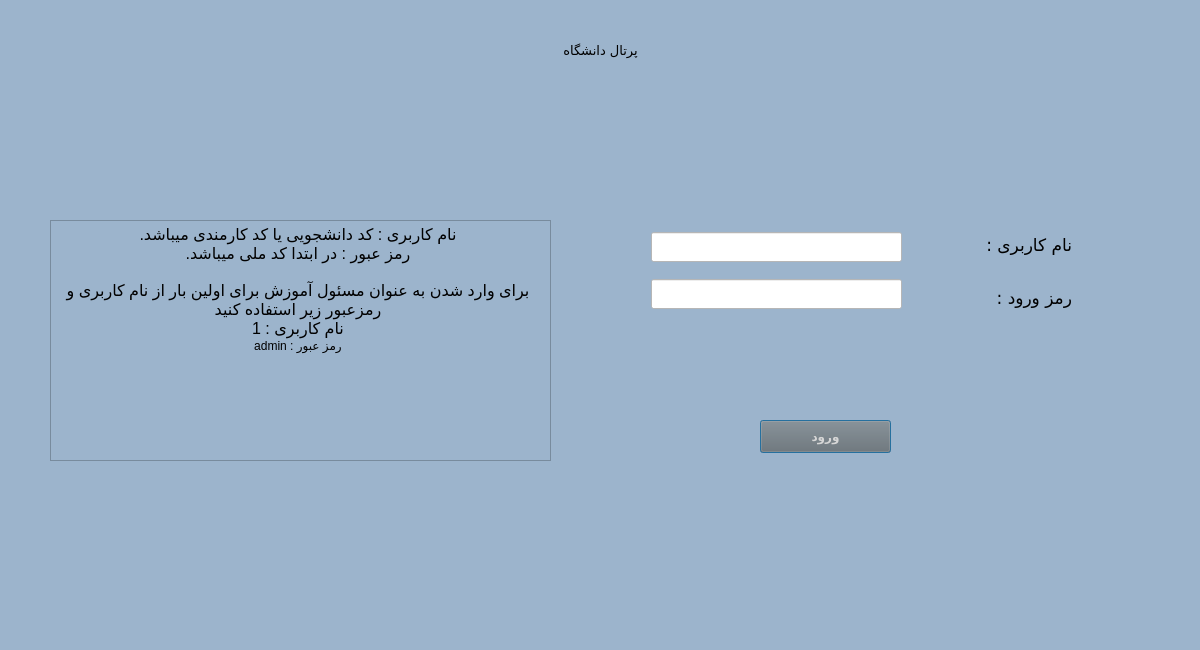
<?xml version="1.0" encoding="UTF-8"?>
<ui version="4.0">
 <class>LoginDialog</class>
 <widget class="QDialog" name="LoginDialog">
  <property name="geometry">
   <rect>
    <x>0</x>
    <y>0</y>
    <width>1200</width>
    <height>650</height>
   </rect>
  </property>
  <property name="windowTitle">
   <string>Dialog</string>
  </property>
  <property name="styleSheet">
   <string notr="true">background-color:rgb(156, 180, 204)</string>
  </property>
  <widget class="QTextBrowser" name="textBrowser">
   <property name="geometry">
    <rect>
     <x>50</x>
     <y>220</y>
     <width>501</width>
     <height>241</height>
    </rect>
   </property>
   <property name="sizePolicy">
    <sizepolicy hsizetype="Fixed" vsizetype="Fixed">
     <horstretch>0</horstretch>
     <verstretch>0</verstretch>
    </sizepolicy>
   </property>
   <property name="html">
    <string>&lt;!DOCTYPE HTML PUBLIC &quot;-//W3C//DTD HTML 4.0//EN&quot; &quot;http://www.w3.org/TR/REC-html40/strict.dtd&quot;&gt;
&lt;html&gt;&lt;head&gt;&lt;meta name=&quot;qrichtext&quot; content=&quot;1&quot; /&gt;&lt;style type=&quot;text/css&quot;&gt;
p, li { white-space: pre-wrap; }
&lt;/style&gt;&lt;/head&gt;&lt;body style=&quot; font-family:'MS Shell Dlg 2'; font-size:7.8pt; font-weight:400; font-style:normal;&quot;&gt;
&lt;p align=&quot;center&quot; style=&quot; margin-top:0px; margin-bottom:0px; margin-left:0px; margin-right:5px; -qt-block-indent:0; text-indent:0px;&quot;&gt;&lt;span style=&quot; font-family:'B roya'; font-size:12pt;&quot;&gt;.نام کاربری : کد دانشجویی یا کد کارمندی میباشد&lt;br /&gt;رمز عبور : در ابتدا کد ملی میباشد.&lt;br /&gt;&lt;br /&gt;برای وارد شدن به عنوان مسئول آموزش برای اولین بار از نام کاربری و رمزعبور زیر استفاده کنید&lt;br /&gt;نام کاربری : 1&lt;/span&gt;&lt;span style=&quot; font-family:'aria'; font-size:9pt;&quot;&gt;&lt;br /&gt;admin : رمز عبور&lt;/span&gt;&lt;/p&gt;&lt;/body&gt;&lt;/html&gt;</string>
   </property>
  </widget>
  <widget class="QLabel" name="label">
   <property name="geometry">
    <rect>
     <x>550</x>
     <y>30</y>
     <width>101</width>
     <height>41</height>
    </rect>
   </property>
   <property name="font">
    <font>
     <family>B Jadid</family>
     <pointsize>10</pointsize>
    </font>
   </property>
   <property name="text">
    <string>پرتال دانشگاه</string>
   </property>
   <property name="alignment">
    <set>Qt::AlignCenter</set>
   </property>
  </widget>
  <widget class="QPushButton" name="pushButton_login">
   <property name="geometry">
    <rect>
     <x>760</x>
     <y>420</y>
     <width>131</width>
     <height>33</height>
    </rect>
   </property>
   <property name="minimumSize">
    <size>
     <width>0</width>
     <height>30</height>
    </size>
   </property>
   <property name="font">
    <font>
     <family>B Nazanin</family>
     <pointsize>9</pointsize>
     <weight>75</weight>
     <bold>true</bold>
    </font>
   </property>
   <property name="styleSheet">
    <string notr="true">background-color:rgb(111, 111, 111);
color: rgb(214, 214, 214);

</string>
   </property>
   <property name="text">
    <string>ورود</string>
   </property>
  </widget>
  <widget class="QWidget" name="layoutWidget">
   <property name="geometry">
    <rect>
     <x>651</x>
     <y>221</y>
     <width>421</width>
     <height>101</height>
    </rect>
   </property>
   <layout class="QHBoxLayout" name="horizontalLayout">
    <item>
     <layout class="QVBoxLayout" name="verticalLayout_3">
      <item>
       <widget class="QLineEdit" name="lineEdit_username">
        <property name="minimumSize">
         <size>
          <width>0</width>
          <height>30</height>
         </size>
        </property>
        <property name="styleSheet">
         <string notr="true">background-color: white;</string>
        </property>
       </widget>
      </item>
      <item>
       <widget class="QLineEdit" name="lineEdit_password">
        <property name="minimumSize">
         <size>
          <width>0</width>
          <height>30</height>
         </size>
        </property>
        <property name="contextMenuPolicy">
         <enum>Qt::DefaultContextMenu</enum>
        </property>
        <property name="styleSheet">
         <string notr="true">background-color: white;</string>
        </property>
        <property name="echoMode">
         <enum>QLineEdit::Password</enum>
        </property>
       </widget>
      </item>
     </layout>
    </item>
    <item>
     <layout class="QVBoxLayout" name="verticalLayout_2">
      <item>
       <spacer name="horizontalSpacer">
        <property name="orientation">
         <enum>Qt::Horizontal</enum>
        </property>
        <property name="sizeType">
         <enum>QSizePolicy::Maximum</enum>
        </property>
        <property name="sizeHint" stdset="0">
         <size>
          <width>88</width>
          <height>20</height>
         </size>
        </property>
       </spacer>
      </item>
      <item>
       <spacer name="horizontalSpacer_2">
        <property name="orientation">
         <enum>Qt::Horizontal</enum>
        </property>
        <property name="sizeType">
         <enum>QSizePolicy::Maximum</enum>
        </property>
        <property name="sizeHint" stdset="0">
         <size>
          <width>78</width>
          <height>20</height>
         </size>
        </property>
       </spacer>
      </item>
     </layout>
    </item>
    <item>
     <layout class="QVBoxLayout" name="verticalLayout">
      <item>
       <widget class="QLabel" name="label_2">
        <property name="font">
         <font>
          <family>B Roya</family>
          <pointsize>13</pointsize>
         </font>
        </property>
        <property name="text">
         <string>نام کاربری :</string>
        </property>
       </widget>
      </item>
      <item>
       <widget class="QLabel" name="label_3">
        <property name="font">
         <font>
          <family>B Roya</family>
          <pointsize>13</pointsize>
         </font>
        </property>
        <property name="text">
         <string>رمز ورود :</string>
        </property>
       </widget>
      </item>
     </layout>
    </item>
   </layout>
  </widget>
 </widget>
 <resources/>
 <connections/>
</ui>
